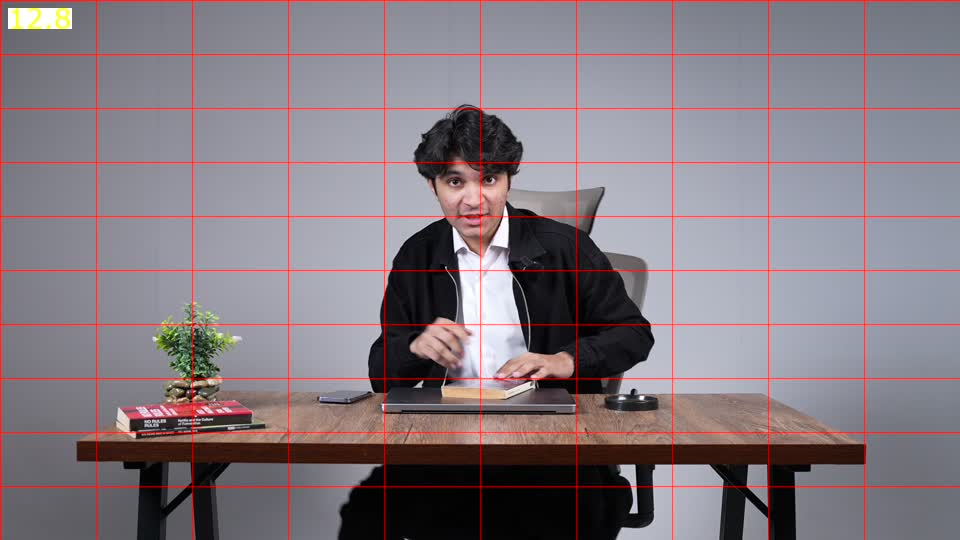
#> input picture reels/chatly-chatapps/comp/anch/12.8.jpg, 960 x 540 px
$ python -i grade.py   (imports and definitions only)
#> lines starting #> are read from the running program, lines starting #| are printed output that depends on the picture
#> further down, picture is the input picture: shape (540, 960, 3); mean B, G, R 128.6, 121.4, 132.8
"""Soft warm grade after the HeyClicky reels (reference/ig/DfqdQY6xnVc, DfTNd0vgVYY): lifted blacks, creamy compressed highlights,
golden mids, cream whites, warm-brown shadows, golden-natural skin (hue ~55 deg, never green), gentle lens bloom, light vignette.
Worked in Lab so colour moves are tone-weighted: the cream/green-ish highlight shift only lives above skin brightness.
grade(bgr uint8) -> bgr uint8.  Measured: ref skin a+13.9 b+20.3 (ours a+13.7 b+11.9); ref mids b+14, highs b+9.5, shadows a+12 b+9."""
import numpy as np, cv2
Lx = np.arange(256, dtype=np.float32) / 255 * 100                      # Lab L in 0..100
def lcurve(L):
    y = 2.6 + L * (100 - 2.6) / 100                                        # lift blacks
    y = y - 2.0 * np.sin(np.pi * np.clip(y / 100, 0, 1))                   # mids a touch lower (softer, less glare)
    k = 72.0; y = np.where(y > k, k + (y - k) * .74, y)                    # creamy highlight compression
    return np.clip(y, 0, 100)
bell = lambda c, w: np.exp(-((Lx - c) / w) ** 2)
wS, wM, wH = bell(14, 16), bell(48, 18), np.clip((Lx - 62) / 18, 0, 1)
DA = 1.5 * wS + 1.2 * wM - 2.0 * wH                                       # a shift (+red / -green)
DB = 2.0 * wS + 9.5 * wM + 9.0 * wH                                       # b shift (+yellow)
SAT = 1.0 + .10 * wM                                                      # a little more colour in the mids only
L_LUT = (lcurve(Lx) * 255 / 100).astype(np.uint8)
H, W = 1080, 1920
yy, xx = np.mgrid[0:H, 0:W]; r = np.sqrt(((xx - W / 2) / (W * .62)) ** 2 + ((yy - H * .46) / (H * .72)) ** 2)
VIG = (1 - .12 * np.clip((r - .5) / .55, 0, 1) ** 1.8).astype(np.float32)[..., None]
def grade(img):
    lab = cv2.cvtColor(img, cv2.COLOR_BGR2LAB)
#> lab: shape (540, 960, 3); mean of channels 0, 1, 2 132.2, 134.1, 126.6
    Lc = lab[..., 0]; a = lab[..., 1].astype(np.float32) - 128; b = lab[..., 2].astype(np.float32) - 128
#> after `Lc = lab[..., 0]`:
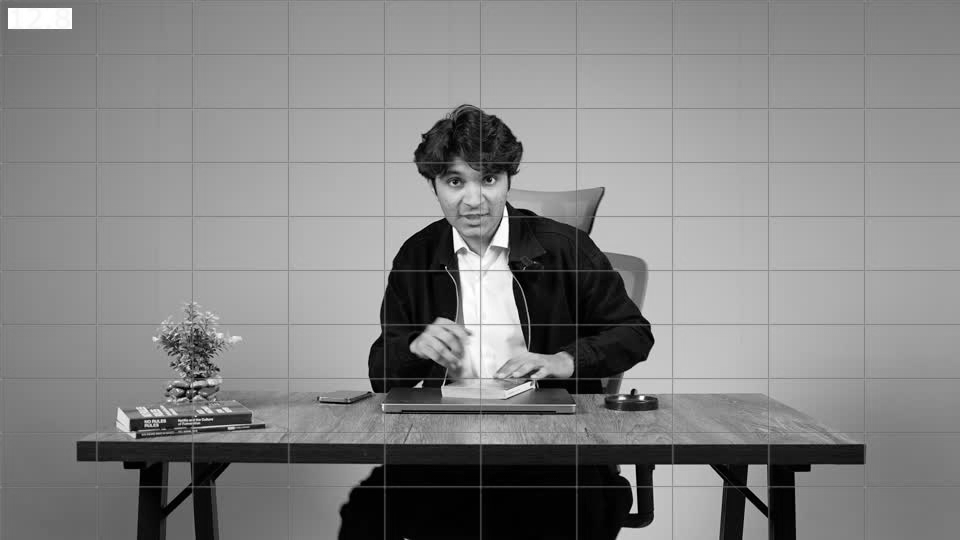
#> Lc: shape (540, 960); min 0, max 255, mean 132.2
#> after `a = lab[..., 1].astype(np.float32) - 128`:
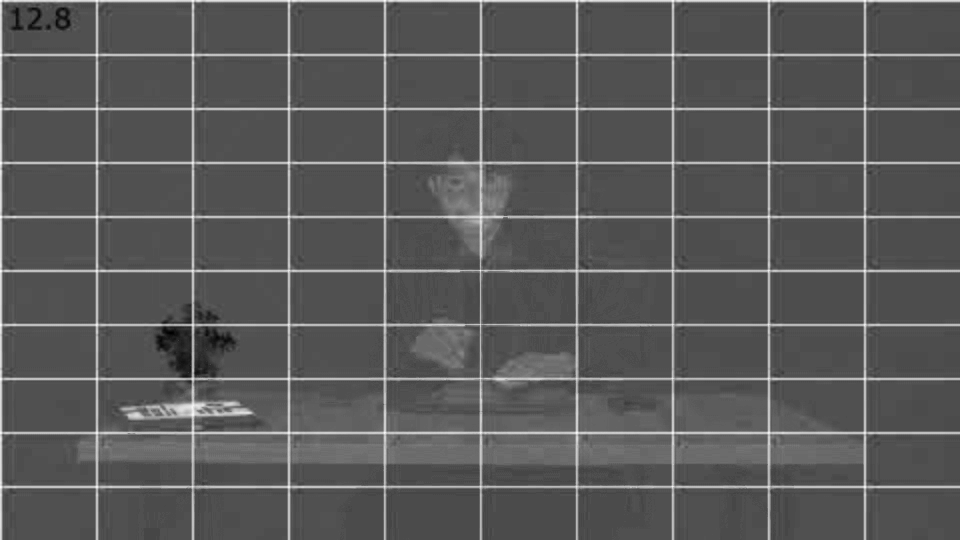
#> a: shape (540, 960) float32; min -32, max 76, mean 6.1; drawn with min black and max white
#> after `b = lab[..., 2].astype(np.float32) - 128`:
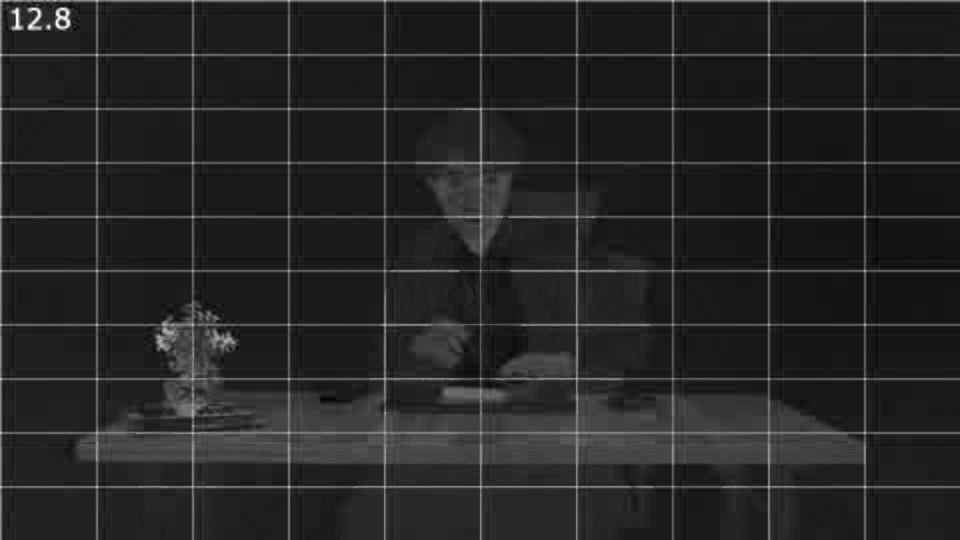
#> b: shape (540, 960) float32; min -17, max 88, mean -1.4; drawn with min black and max white
    sat = SAT[Lc]; a = a * sat + DA[Lc]; b = b * sat + DB[Lc]
#> after `sat = SAT[Lc]`:
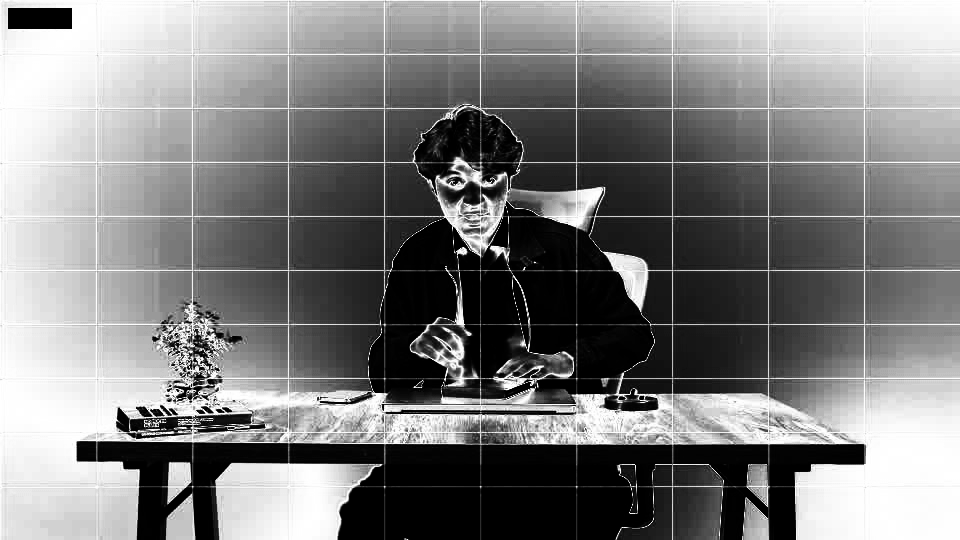
#> sat: shape (540, 960) float32; min 1, max 1.1, mean 1.05; drawn with min black and max white
    out = cv2.cvtColor(np.dstack([L_LUT[Lc], np.clip(a + 128, 0, 255).astype(np.uint8), np.clip(b + 128, 0, 255).astype(np.uint8)]), cv2.COLOR_LAB2BGR).astype(np.float32)
#> out: shape (540, 960, 3) float32; mean of channels 0, 1, 2 116.7, 118.8, 135.8
    hi = np.clip((out.max(2, keepdims=True) - 180) / 75, 0, 1) * out          # lens bloom from the highlights
#> hi: shape (540, 960, 3) float32; mean of channels 0, 1, 2 5.7, 6.1, 10.3
    glow = cv2.GaussianBlur(hi, (0, 0), 22)
#> glow: shape (540, 960, 3) float32; mean of channels 0, 1, 2 5.7, 6.1, 10.2
    out = 255 - (255 - out) * (1 - .10 * glow / 255)                          # screen-blend 10 %
#> out: shape (540, 960, 3) float32; mean of channels 0, 1, 2 117.2, 119.3, 136.3
#> (the run stopped early here; a loop or call above may not have finished)

$ run again, on reels/chatly-chatapps/comp/anch/26.5.jpg
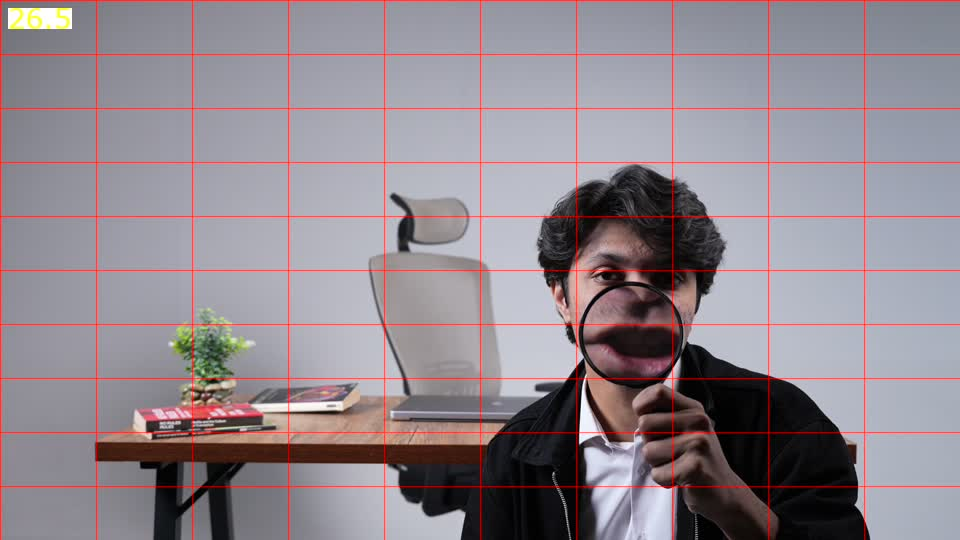
#> input picture reels/chatly-chatapps/comp/anch/26.5.jpg, 960 x 540 px
#> picture is the input picture: shape (540, 960, 3); mean B, G, R 141.8, 134.4, 145.5
#> lab: shape (540, 960, 3); mean of channels 0, 1, 2 144.9, 133.9, 126.4
#> in grade, `b = lab[..., 2].astype(np.float32) - 128`:
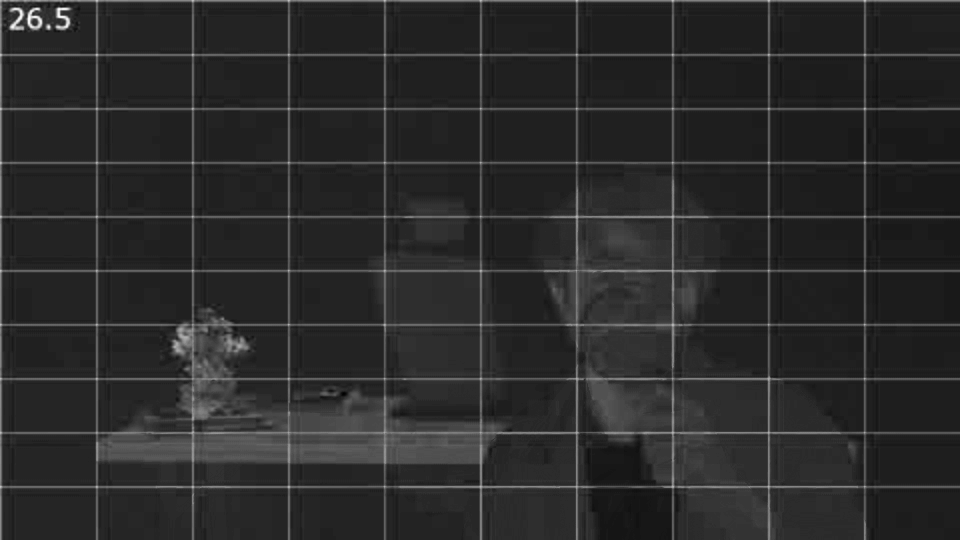
#> b: shape (540, 960) float32; min -20, max 89, mean -1.6; drawn with min black and max white
#> in grade, `sat = SAT[Lc]`:
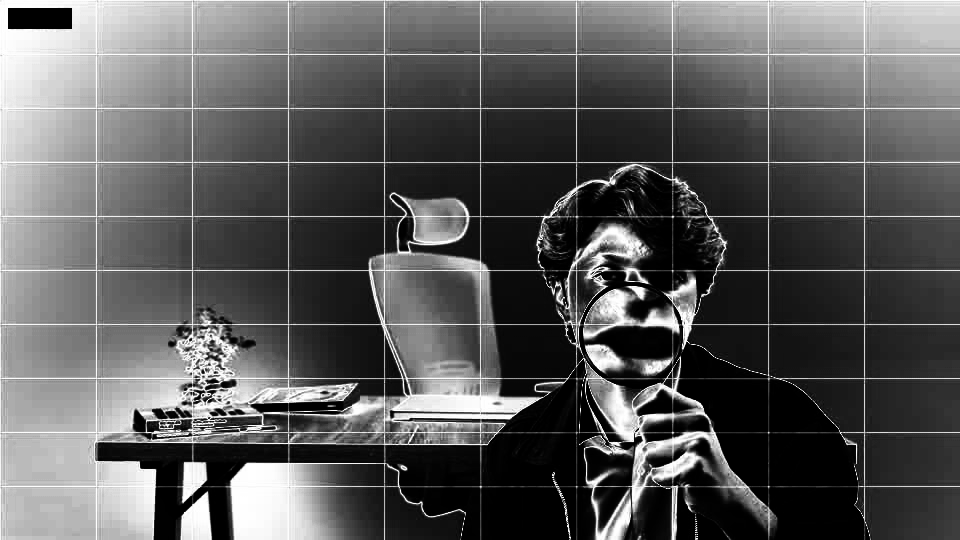
#> sat: shape (540, 960) float32; min 1, max 1.1, mean 1.04; drawn with min black and max white
#> hi: shape (540, 960, 3) float32; mean of channels 0, 1, 2 7.5, 8, 12.9
#> glow: shape (540, 960, 3) float32; mean of channels 0, 1, 2 7.5, 8, 12.7

$ run again, on reels/chatly-chatapps/comp/anch/3.0.jpg
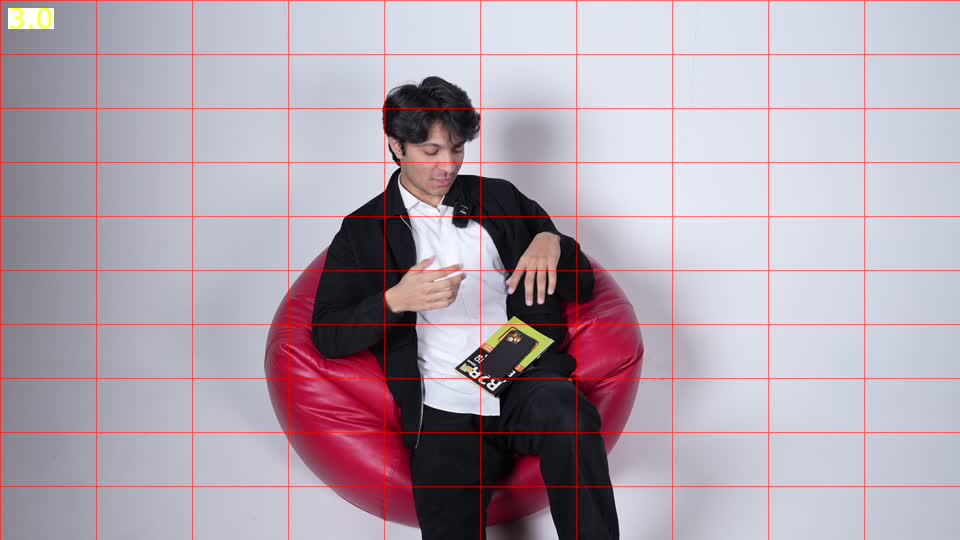
#> input picture reels/chatly-chatapps/comp/anch/3.0.jpg, 960 x 540 px
#> picture is the input picture: shape (540, 960, 3); mean B, G, R 173.2, 161.9, 177
#> lab: shape (540, 960, 3); mean of channels 0, 1, 2 173.1, 135.8, 125.5
#> in grade, `b = lab[..., 2].astype(np.float32) - 128`:
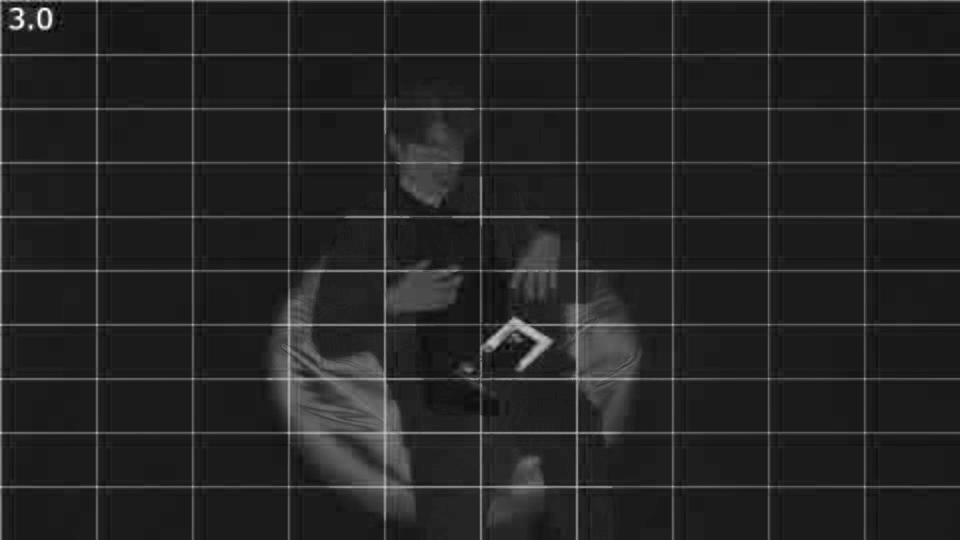
#> b: shape (540, 960) float32; min -17, max 85, mean -2.5; drawn with min black and max white
#> in grade, `sat = SAT[Lc]`:
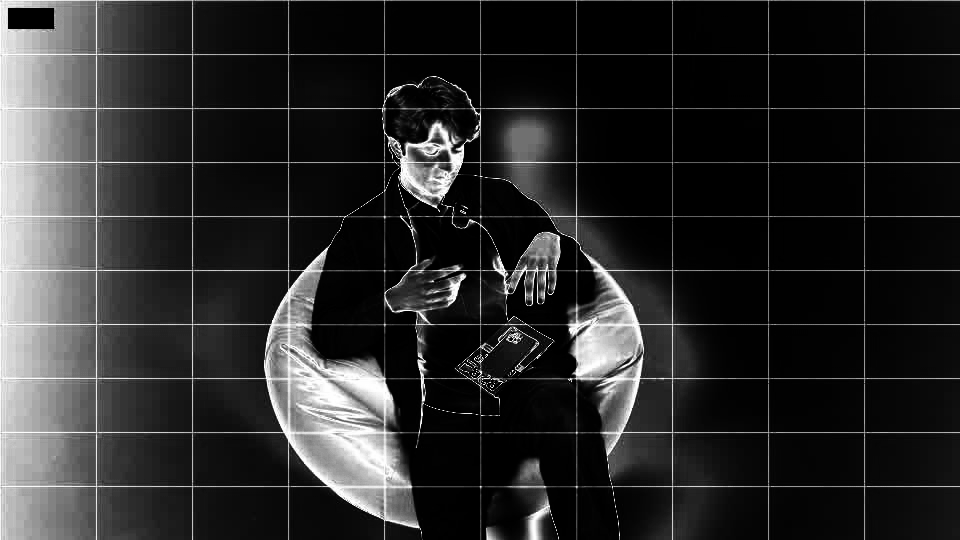
#> sat: shape (540, 960) float32; min 1, max 1.1, mean 1.02; drawn with min black and max white
#> hi: shape (540, 960, 3) float32; mean of channels 0, 1, 2 38.6, 39.8, 46
#> glow: shape (540, 960, 3) float32; mean of channels 0, 1, 2 38.6, 39.8, 45.8

$ run again, on reels/chatly-chatapps/comp/anch/31.0.jpg
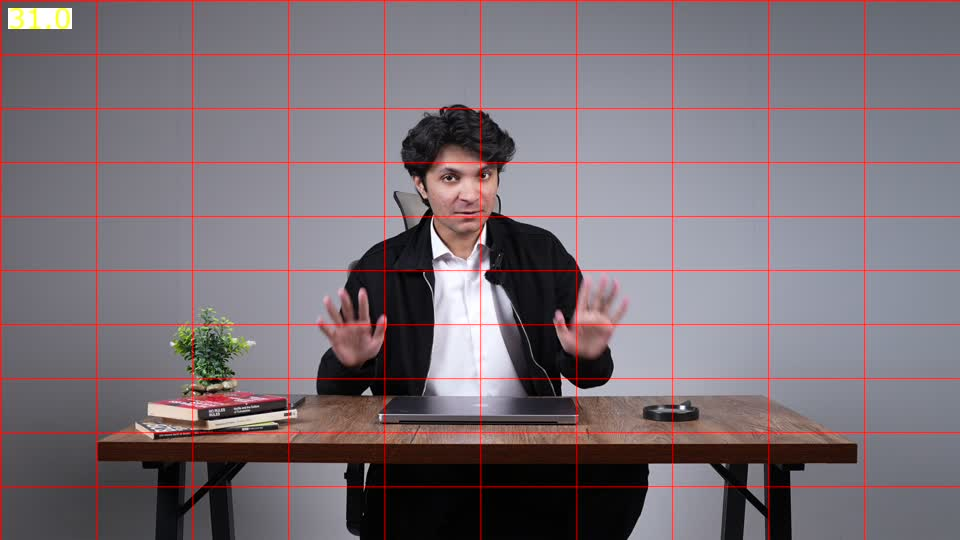
#> input picture reels/chatly-chatapps/comp/anch/31.0.jpg, 960 x 540 px
#> picture is the input picture: shape (540, 960, 3); mean B, G, R 117.6, 110.9, 122.6
#> lab: shape (540, 960, 3); mean of channels 0, 1, 2 121.8, 134.1, 126.8
#> in grade, `b = lab[..., 2].astype(np.float32) - 128`:
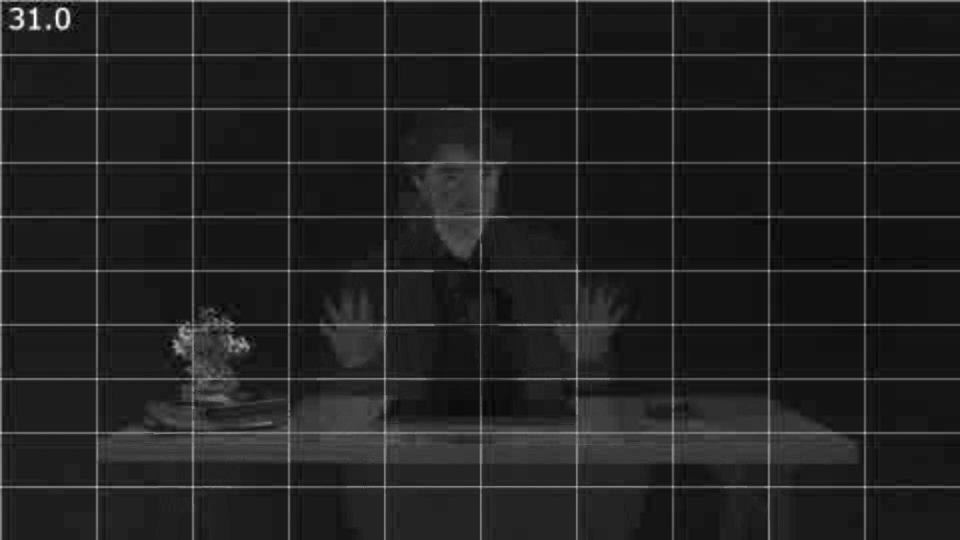
#> b: shape (540, 960) float32; min -15, max 90, mean -1.2; drawn with min black and max white
#> in grade, `sat = SAT[Lc]`:
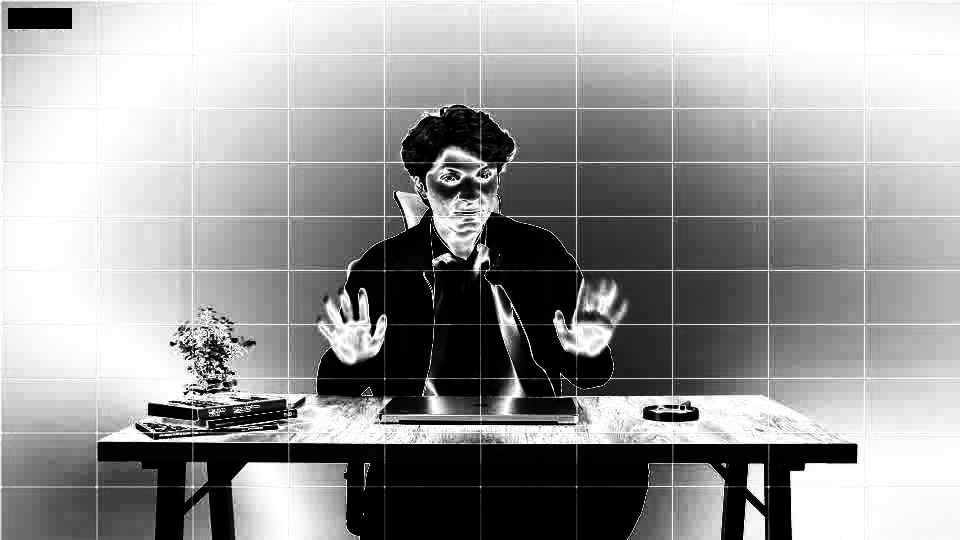
#> sat: shape (540, 960) float32; min 1, max 1.1, mean 1.06; drawn with min black and max white
#> hi: shape (540, 960, 3) float32; mean of channels 0, 1, 2 4.6, 5, 8.4
#> glow: shape (540, 960, 3) float32; mean of channels 0, 1, 2 4.6, 5, 8.3
